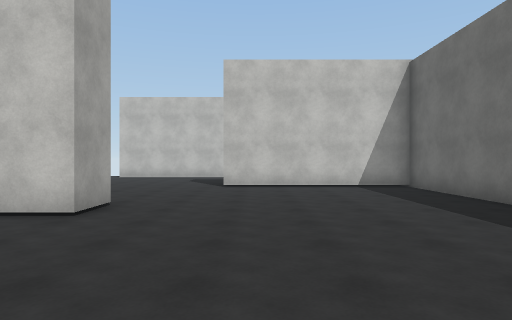
[1] (above)

24 first-person views from a walk through a Unity game level. The camera is 1.5 m above the floor, looks level and sees 75° across. The floor is counted in squares, 2 m on a side. Each view is taken from the middle of a square. On the plan, view 1 faces up. The plan holds only what a view shows up to about 11 squares ahead; the rest is blank. Surface patterns are stand-ins for the level's own textures.

[2]
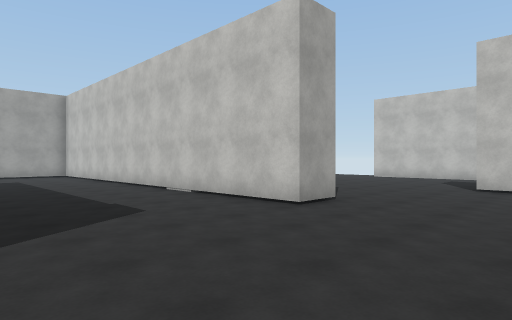

[3]
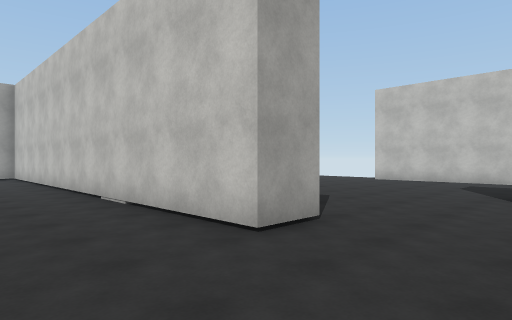

[4]
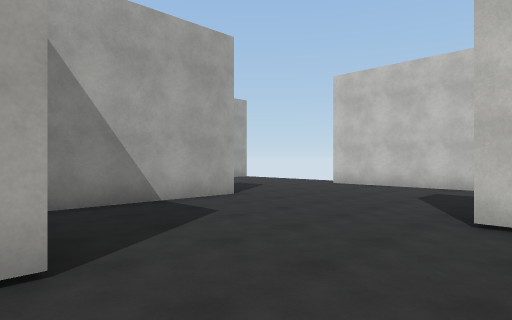

[5]
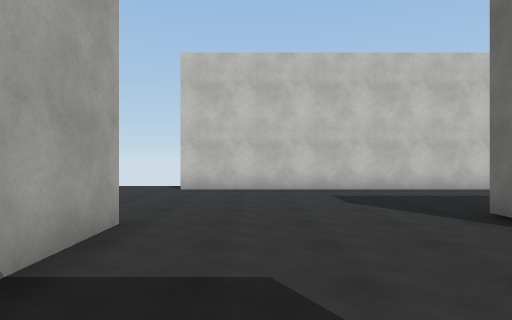

[6]
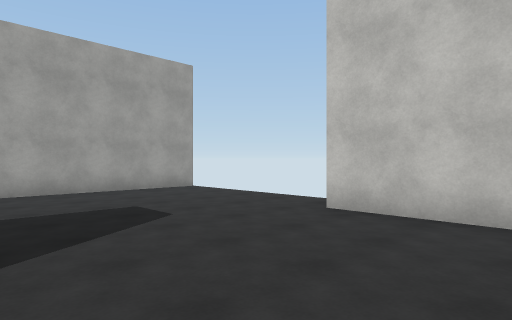

[7]
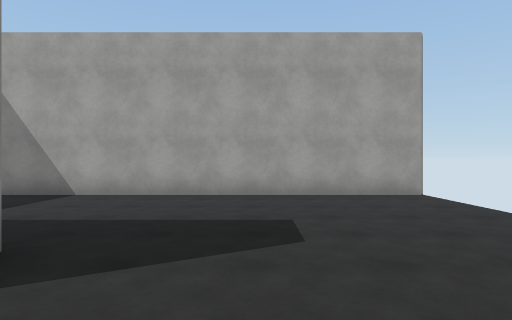

[8]
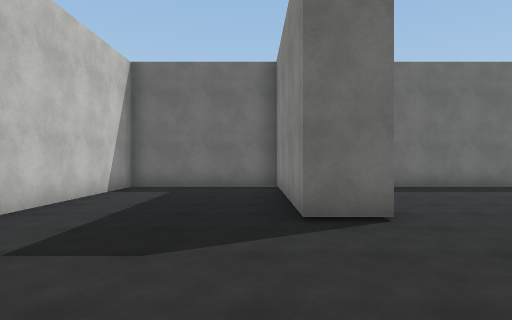

[9]
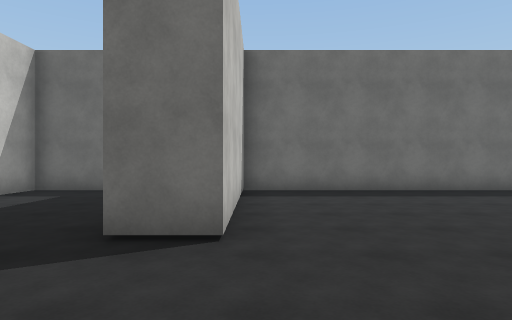

[10]
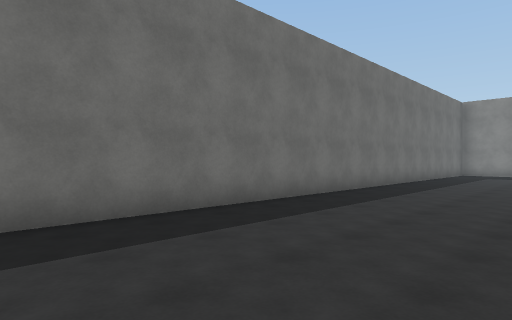

[11]
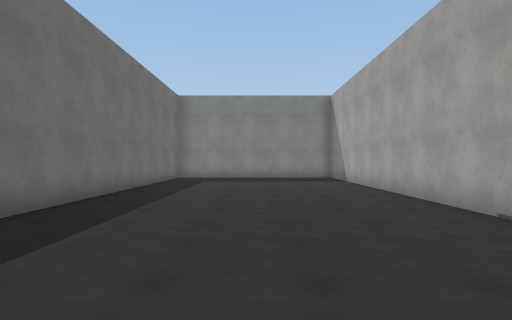

[12]
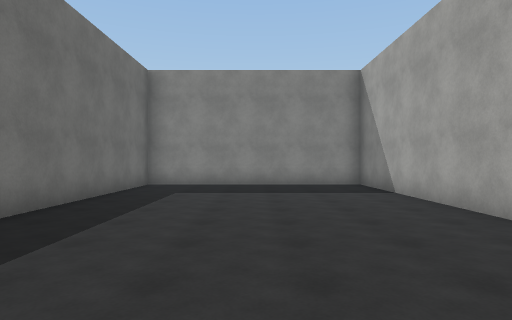

[13]
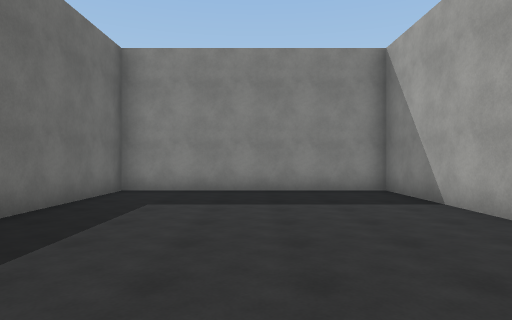

[14]
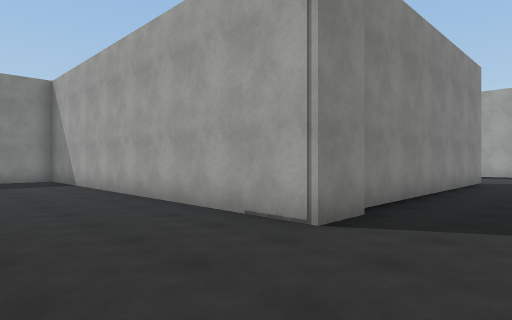

[15]
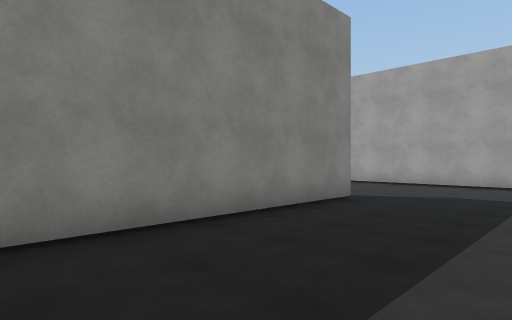

[16]
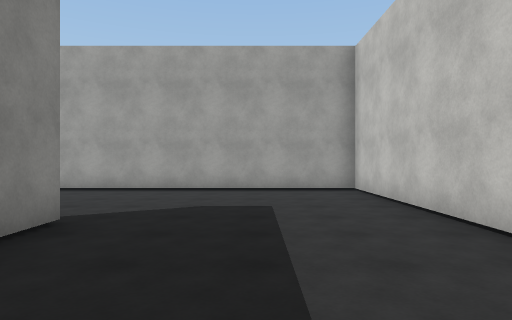

[17]
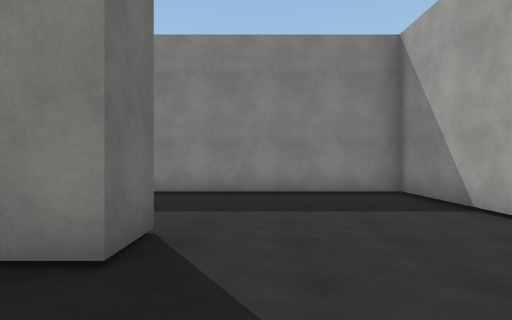

[18]
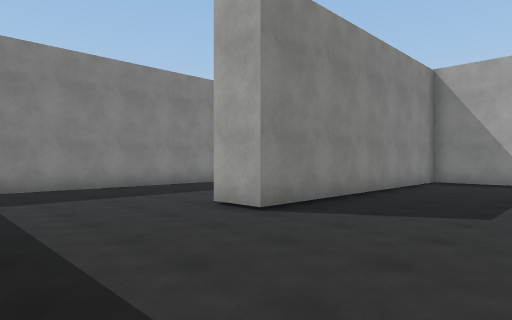

[19]
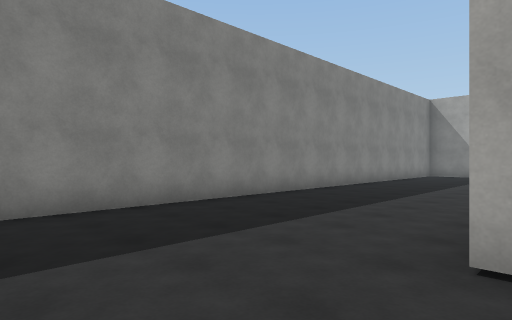

[20]
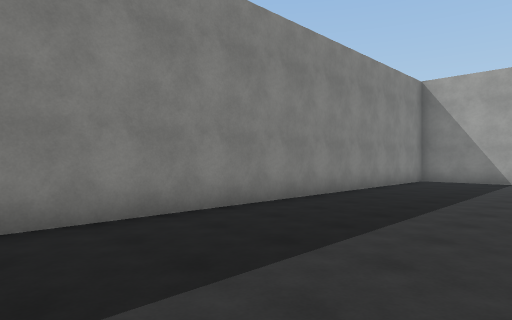

[21]
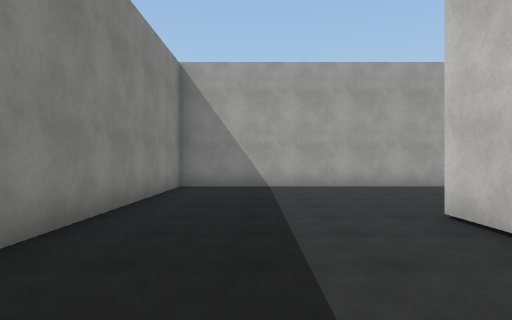

[22]
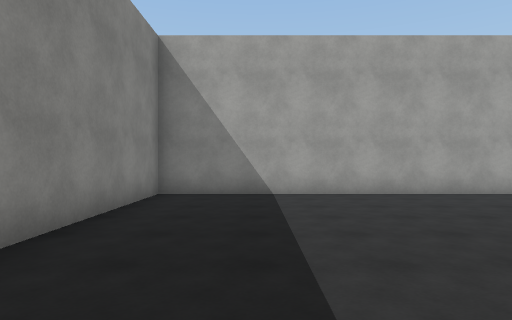

[23]
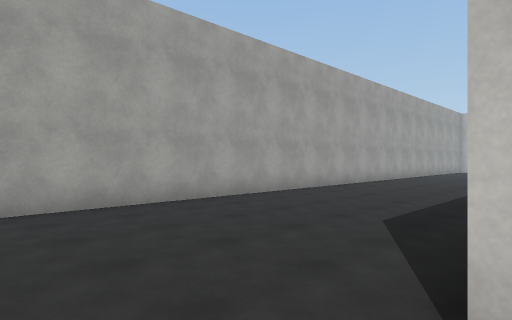

[24]
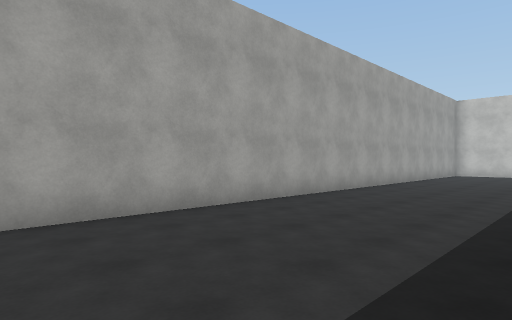

### Floor plan
Points are (right, up) in squares from view 1. A wall is a line through its corners. A room is listed if a view was taken in it or the views show most of it. See-through windows are left out.
Room 1 (views 1, 2, 3, 4, 5, 6, 7, 8, 9, 10, 11, 12, 13, 14, 15, 16, 17, 18, 19, 20, 21, 22, 23, 24)
walls: (-11, -1.5) (-11, -0.3) (-2.2, -0.3) (-2.2, -11.2) (4.3, -11.2) (4.3, 9.3) (-0.9, 9.3) (-0.9, 10.4) (4.3, 10.4) (4.3, 14.5) (-6, 14.5); (-2.4, 5.6) (-2.4, 4.4) (-15.2, 4.4) (-15.2, -5.4) (-7.5, -5.4) (-7.5, -6.6); (-5.6, 10) (-5.6, 6.2); (-15.1, -6.6) (-16.4, -6.6); (-11.2, 15.6) (-11.2, 6.5); (-21.4, 8.2) (-21.4, -11.2) (-5.1, -11.2)
ways out: gap at (-11, 16)

Positions as (right, up) in squares from view 1, and headings:
1: (0, 0), facing up
2: (1, 0), facing up-left
3: (0, 2), facing up-left
4: (0, 5), facing up-left
5: (-4, 6), facing up
6: (-3, 10), facing up-left
7: (-4, 12), facing left
8: (-5, 11), facing right
9: (-4, 9), facing right
10: (0, 7), facing down-right
11: (1, 3), facing down
12: (1, -1), facing down
13: (1, -3), facing down
14: (1, 2), facing down-left
15: (-5, 3), facing down-left
16: (-7, 2), facing left
17: (-12, 2), facing down
18: (-4, -2), facing down-left
19: (-5, -6), facing down-left
20: (-9, -7), facing down-left
21: (-12, -9), facing left
22: (-14, -9), facing left
23: (-16, -8), facing up-left
24: (-17, -3), facing up-left
